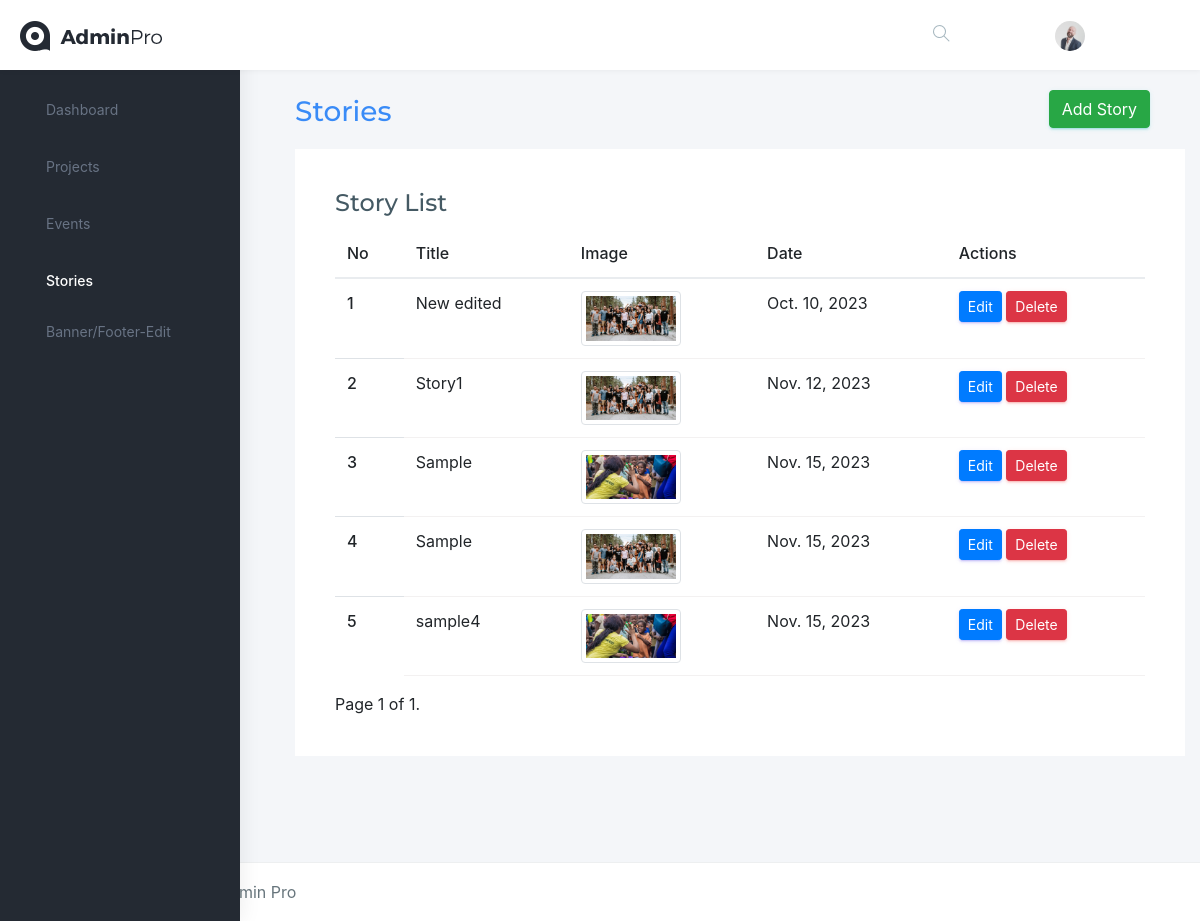
Before: /stories/ with the older database file.
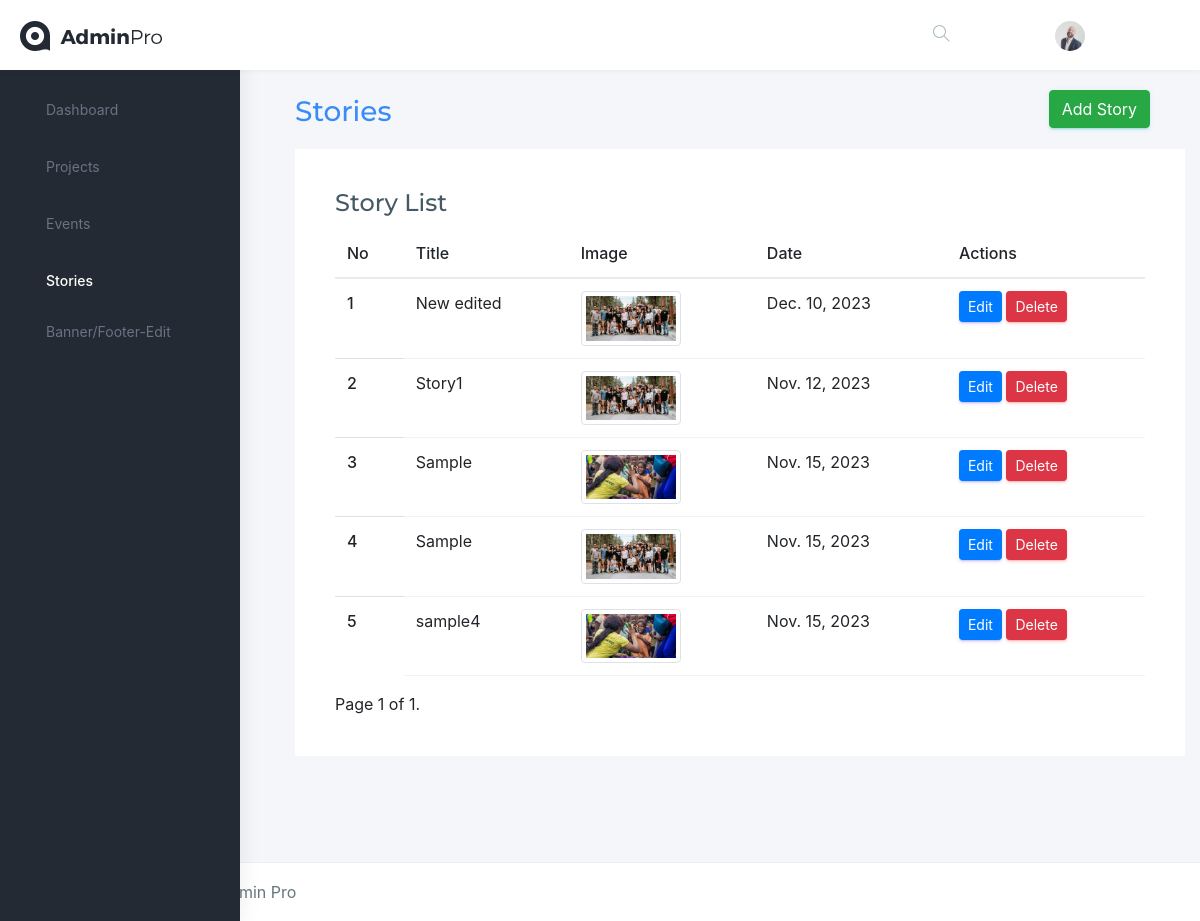
After: the same page with the newer database file.
### adminapp/models.py (models this page shows)
class Story(models.Model):
    photo = models.ImageField(upload_to='story_photos/')
    title = models.CharField(max_length=100)
    date = models.DateField()
    created_at = models.DateTimeField(auto_now_add=True)

### adminapp/views.py (the view)
# urls.py: path('stories/', story_list, name='story_list'),
def story_list(request):
    stories = Story.objects.all()
    page = request.GET.get('page', 1)
    paginator = Paginator(stories, 5)
    try:
        stories = paginator.page(page)
    except PageNotAnInteger:
        stories = paginator.page(1)
    except EmptyPage:
        stories = paginator.page(paginator.num_pages)
    return render(request, 'events/story_list.html', {'stories': stories})

### templates/events/story_list.html (shortened to what this page needs)
{% extends 'base.html' %}
{% block content %}
<!DOCTYPE html>
<html lang="en">
<head>
    <link rel="stylesheet" href="https://stackpath.bootstrapcdn.com/bootstrap/4.3.1/css/bootstrap.min.css">
</head>
<body>
    <div class="page-wrapper">
        <div class="container-fluid">
            <div class="row page-titles">
                <div class="col-md-5 align-self-center">
                    <h3 class="text-themecolor">Stories</h3>
                </div>
            </div>
            <a href="{% url 'add_story' %}" class="btn btn-success">Add Story</a>
            <div class="row">
                <div class="col-lg-12">
                    <div class="card">
                        <div class="card-body">
                            <h4 class="card-title">Story List</h4>
                            <div class="table-responsive">
                                <table class="table">
                                    <thead>
                                        <tr>
                                            <th>No</th>
                                            <th>Title</th>
                                            <th>Image</th>
                                            <th>Date</th>
                                            <th>Actions</th>
                                        </tr>
                                    </thead>
                                    <tbody>
                                        {% for story in stories %}
                                            <tr>
                                                <th scope="row">{{ forloop.counter }}</th>
                                                <td>{{ story.title }}</td>
                                                <td>
                                                    {% if story.photo %}
                                                        <img src="{{ story.photo.url }}" alt="{{ story.title }}" class="img-thumbnail" style="max-width: 100px; max-height: 100px;">
                                                    {% else %}
                                                        No image available
                                                    {% endif %}
                                                </td>
                                                <td>{{ story.date }}</td>
                                                <td>
                                                    <a href="{% url 'story_edit' pk=story.pk %}" class="btn btn-primary btn-sm">Edit</a>
                                                    <form method="post" action="{% url 'story_delete' pk=story.pk %}" style="display: inline;">
                                                        <button type="submit" class="btn btn-danger btn-sm">Delete</button>
                                                    </form>
                                                </td>
                                            </tr>
                                        {% endfor %}
                                    </tbody>
                                </table>
                                <div class="pagination">
                                    <span class="step-links">
                                        <span class="current">
                                            Page {{ stories.number }} of {{ stories.paginator.num_pages }}.
                                        </span>
                                    </span>
                                </div>
                            </div>
                        </div>
                    </div>
                </div>
            </div>
        </div>
    </div>
</body>
</html>
{% endblock %}

Changed rows visible on the page:
changed Story "New edited": date "Oct. 10, 2023" → "Dec. 10, 2023"
